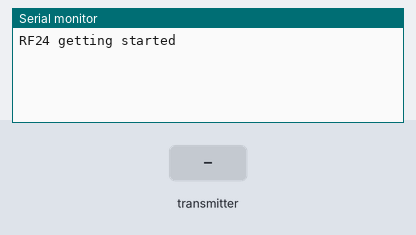
Simulated run of this program. Board: ESP32. On the bench: the last lines printed to the serial monitor. Inputs (shaded band) come from the test bench. No radio packets arrive unless stated.

Above: at 1.2 s.
1.3 s: the transmitter starts sending payload_RX.0 = 0
At 1.37 s:
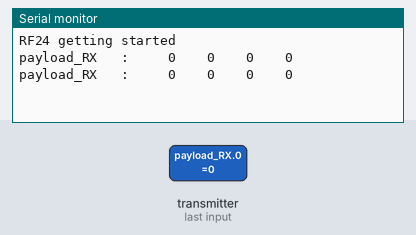
3.2 s: the transmitter starts sending payload_RX.1 = 1024
At 3.27 s:
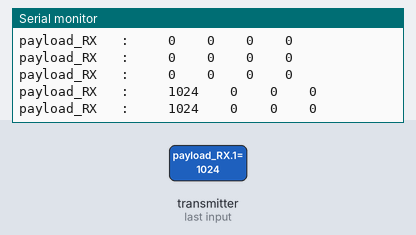
4.7 s: the transmitter starts sending payload_RX.2 = 1024
At 4.77 s:
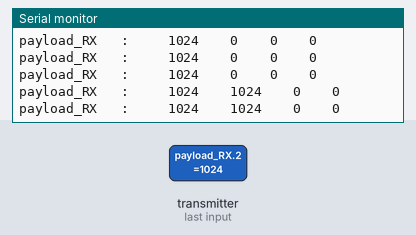
6.2 s: the transmitter starts sending payload_RX.3 = 1024
At 6.27 s:
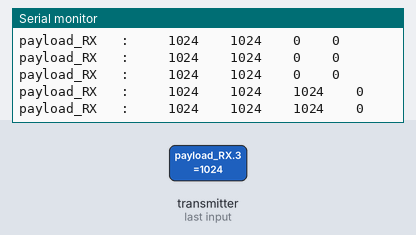
7.7 s: the transmitter starts sending payload_RX.4 = 1024
At 7.77 s:
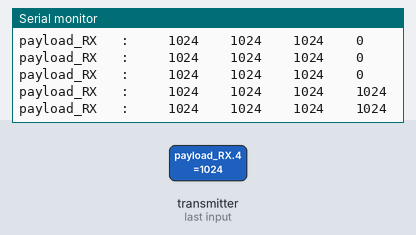
9.2 s: the transmitter starts sending payload_RX.1 = 0
At 9.27 s:
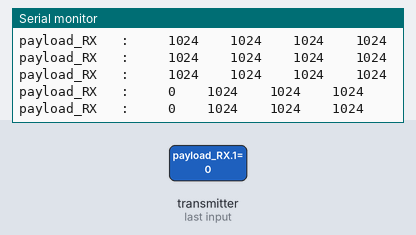

Measured:
- after the input at 1.3 s, the serial monitor: prints a new line at once (image 1)
- after the input at 3.2 s, the serial monitor: prints a new line at once (image 2)
- after the input at 4.7 s, the serial monitor: prints a new line at once (image 3)
- after the input at 6.2 s, the serial monitor: prints a new line at once (image 4)
- after the input at 7.7 s, the serial monitor: prints a new line at once (image 5)
- after the input at 9.2 s, the serial monitor: prints a new line at once (image 6)

The program:

main.cpp
```cpp
// (licence header left out)
/**
 * A simple example of sending data from 1 nRF24L01 transceiver to another.
 *
 * This example was written to be used on 2 devices acting as "nodes".
 * Use the Serial Monitor to change each node's behavior.
 */
#include <SPI.h>
#include "printf.h"
#include "RF24.h"

#define NRF_Transmit_first
//#define NRF_Receive_first

#define ID_transmiter 0xAA
#define ID_my_transmiter 0xEE
// instantiate an object for the nRF24L01 transceiver
RF24 radio(19, 18);  // using pin 7 for the CE pin, and pin 8 for the CSN pin

// Let these addresses be used for the pair
uint8_t address[][6] = { "1Node", "2Node" };
// It is very helpful to think of an address as a path instead of as
// an identifying device destination

// to use different addresses on a pair of radios, we need a variable to
// uniquely identify which address this radio will use to transmit
bool radioNumber = 1;  // 0 uses address[0] to transmit, 1 uses address[1] to transmit

// Used to control whether this node is sending or receiving
#ifdef NRF_Transmit_first
  bool role = true;  // true = TX role, false = RX role
#endif
#ifdef NRF_Receive_first
  bool role = false;  // true = TX role, false = RX role
#endif

/*Data Tx[0] gởi ACK cho receiver
       Tx[1] gia tri adc 1
       Tx[2] gia tri adc 2
       Tx[3] gia tri adc 3
       Tx[4] gia tri adc 4
       */
int16_t payload_TX[5];
/*Data Tx[0] gia tri adc 1
       Tx[1] gia tri adc 2
       Tx[2] gia tri adc 3
       Tx[3] gia tri adc 4
       Tx[5] gởi ACK cho receiver
       */
int16_t payload_RX[5];
void setup() {

  Serial.begin(115200);
  while (!Serial) {
    // some boards need to wait to ensure access to serial over USB
  }
  payload_TX[0]=ID_my_transmiter;//ACK of transmiter
  //payload_RX[0]=0xAA;//ID of receiver
  // initialize the transceiver on the SPI bus
  if (!radio.begin()) {
    Serial.println(F("radio hardware is not responding!!"));
    while (1) {}  // hold in infinite loop
  }

  // print example's introductory prompt
  Serial.println(F("RF24 getting started"));
#ifdef NRF_Transmit_first
  radioNumber  = 1;
#endif
#ifdef NRF_Receive_first
   radioNumber  = 0;
#endif
  // Set the PA Level low to try preventing power supply related problems
  // because these examples are likely run with nodes in close proximity to
  // each other.
  radio.setPALevel(RF24_PA_LOW);  // RF24_PA_MAX is default.

  // save on transmission time by setting the radio to only transmit the
  // number of bytes we need to transmit a float
  radio.setPayloadSize(sizeof(payload_TX));  // float datatype occupies 4 bytes

  // set the TX address of the RX node into the TX pipe
  radio.openWritingPipe(address[radioNumber]);  // always uses pipe 0

  // set the RX address of the TX node into a RX pipe
  radio.openReadingPipe(1, address[!radioNumber]);  // using pipe 1

  // additional setup specific to the node's role
  if (role) {
    radio.stopListening();  // put radio in TX mode
  } else {
    radio.startListening();  // put radio in RX mode
  }
}  // setup

void loop() {
  payload_TX[1]+=1;
  payload_TX[2]=2;
  payload_TX[3]=3;
  payload_TX[4]=4;
  if (role) {
    // This device is a TX node

    unsigned long start_timer = micros();                // start the timer
    bool report = radio.write(&payload_TX, sizeof(payload_TX));  // transmit & save the report
    unsigned long end_timer = micros();                  // end the timer

    if (report) {
//    Serial.print(F("payload_TX :   "));  // payload was delivered
      radio.startListening();
      role = false;//switch to receiver
    } else {
      //Serial.println(F("Transmission failed or timed out"));  // payload was not delivered
    }

  } else {if(role==false){
      // This device is a RX node

      uint8_t pipe;
      if (radio.available(&pipe)) {              // is there a payload? get the pipe number that recieved it
        uint8_t bytes = radio.getPayloadSize();  // get the size of the payload
        radio.read(&payload_RX, bytes);             // fetch payload from FIFO
        if (payload_RX[0] = ID_transmiter){
          Serial.print(F("payload_RX   :     "));
          Serial.print(payload_RX[1]);  // print the payload's value
          Serial.print("    ");
          Serial.print(payload_RX[2]);
          Serial.print("    ");
          Serial.print(payload_RX[3]);
          Serial.print("    ");
          Serial.println(payload_RX[4]);

          radio.stopListening();
          role = true;//switch to transmiter
        }
      }
      else{
        //Serial.println("receiver mode - no signal ");
      }
    }
  }
  //delay(50);
}  // loop
```
